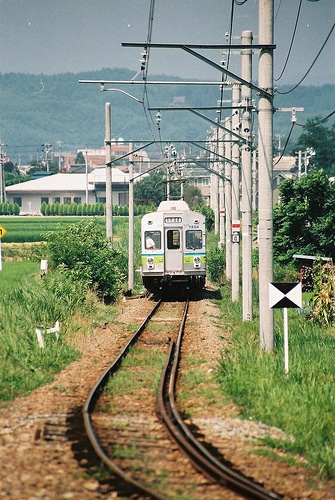
#> input picture tmp/000002.jpg, 335 x 500 px
$ python colorfulMeasure.py
#> lines starting #> are read from the running program, lines starting #| are printed output that depends on the picture; long printed decimals are rounded
#> further down, image is the input picture: shape (500, 335, 3); mean B, G, R 113.3, 137.3, 133.4
# coding:utf-8
import sys
import cv2
import numpy as np

def image_colorfulness(image):
    #将图片分为B,G,R三部分（注意，这里得到的R、G、B为向量而不是标量）
    (B, G, R) = cv2.split(image.astype("float"))
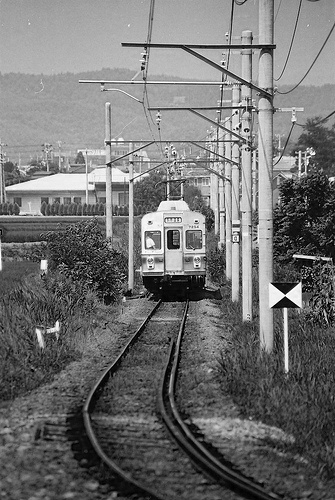
#> B: shape (500, 335) float64; min 0, max 255, mean 113.3
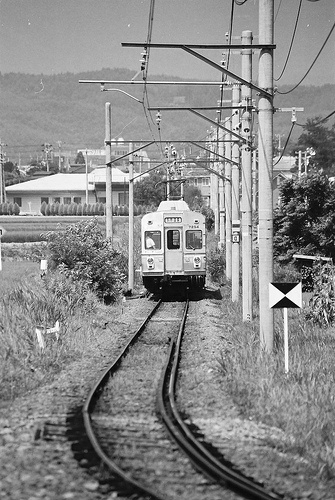
#> G: shape (500, 335) float64; min 0, max 255, mean 137.3
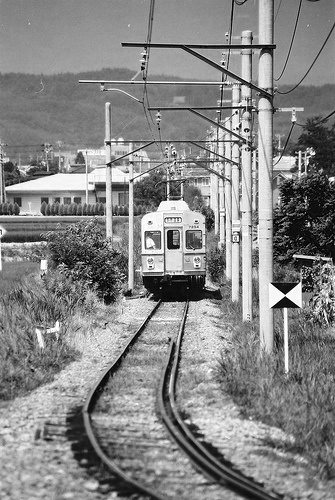
#> R: shape (500, 335) float64; min 0, max 255, mean 133.4

    #rg = R - G
    rg = np.absolute(R - G)
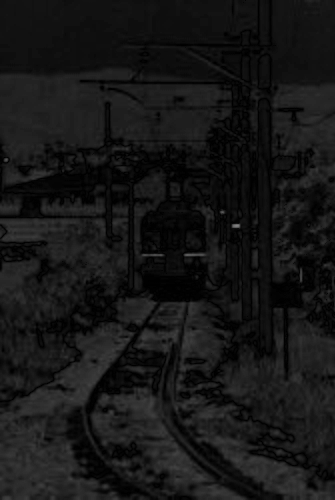
#> rg: shape (500, 335) float64; min 0, max 130, mean 22.3

    #yb = 0.5 * (R + G) - B
    yb = np.absolute(0.5 * (R + G) - B)
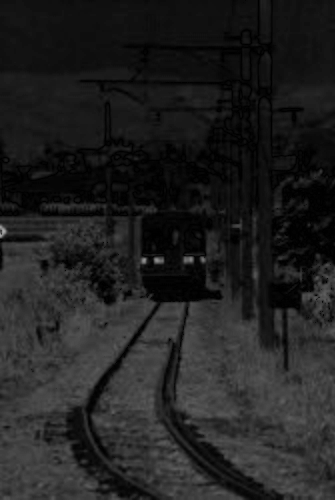
#> yb: shape (500, 335) float64; min 0, max 168.5, mean 33.1

    #计算rg和yb的平均值和标准差
    (rbMean, rbStd) = (np.mean(rg), np.std(rg))
#> rbMean = 22.25; rbStd = 13.39
    (ybMean, ybStd) = (np.mean(yb), np.std(yb))
#> ybMean = 33.12; ybStd = 23.26

    #计算rgyb的标准差和平均值
    stdRoot = np.sqrt((rbStd ** 2) + (ybStd ** 2))
#> stdRoot = 26.84
    meanRoot = np.sqrt((rbMean ** 2) + (ybMean ** 2))
#> meanRoot = 39.9

    # 返回颜色丰富度C
    return stdRoot + (0.3 * meanRoot)

if __name__ == "__main__":
    image_path = './tmp/000002.jpg'
    if(len(sys.argv) == 2):
        image_path = sys.argv[1]
    image = cv2.imread(image_path)
    print(image_colorfulness(image))
#| 38.809

$ run again, with tmp/testImage.jpg copied over tmp/000002.jpg
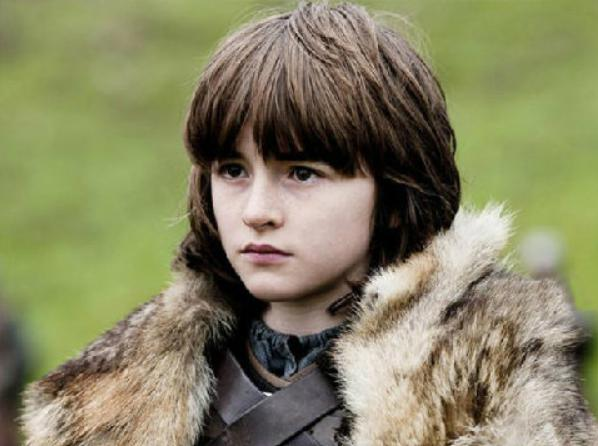
#> input picture tmp/testImage.jpg, 598 x 446 px
#> image is the input picture: shape (446, 598, 3); mean B, G, R 98.3, 132.1, 134.1
#> in image_colorfulness, `rg = np.absolute(R - G)`:
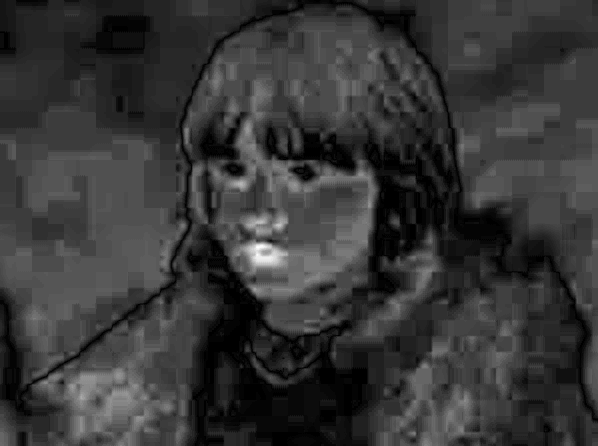
#> rg: shape (446, 598) float64; min 0, max 63, mean 13.6; drawn with min black and max white
#> in image_colorfulness, `yb = np.absolute(0.5 * (R + G) - B)`:
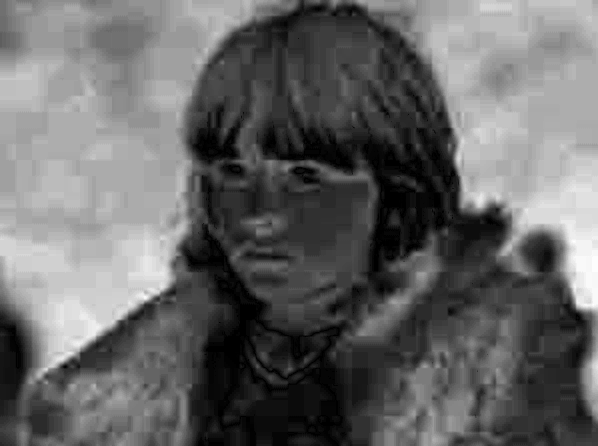
#> yb: shape (446, 598) float64; min 0, max 87.5, mean 35.2; drawn with min black and max white
#> rbMean = 13.58; rbStd = 7.49
#> ybMean = 35.23; ybStd = 22.41
#> stdRoot = 23.63
#> meanRoot = 37.76
#| 34.959
